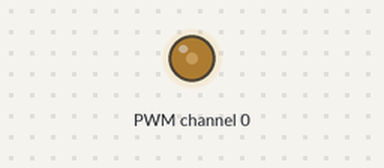
A program run on a simulated Raspberry Pi (BCM pin numbers). Shown: output pins drawn as LEDs (lit = HIGH). The clock reads 2024-03-15 10:24:30 at power-on unless the program sets it. At 0.0 s the program stops and its outputs stay as they are.

Above: at 0.1 s.
Timing chart, 0 to 1.5 s (numbered marks = the images above):
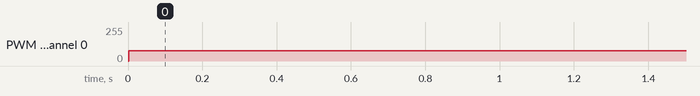

Measured:
- by itself, PWM channel 0: 0/255 → 78/255 at 0.00 s

The program:

test03.py
```python
# demo of PCA9685 PWM
#  developed using SparkFun tutorial
#  https://learn.sparkfun.com/tutorials/pi-servo-hat-hookup-guide/all
# moves the servo to approximately half-position

import smbus
import logging
import math


# PCA9685 registers/etc:
PCA9685_ADDRESS    = 0x40
MODE1              = 0x00
MODE2              = 0x01
SUBADR1            = 0x02
SUBADR2            = 0x03
SUBADR3            = 0x04
PRESCALE           = 0xFE  #prescaler for PWM output frequency
LED0_ON_L          = 0x06
LED0_ON_H          = 0x07
LED0_OFF_L         = 0x08
LED0_OFF_H         = 0x09
ALL_LED_ON_L       = 0xFA
ALL_LED_ON_H       = 0xFB
ALL_LED_OFF_L      = 0xFC
ALL_LED_OFF_H      = 0xFD

# Bits:
RESTART            = 0x80
SLEEP              = 0x10
ALLCALL            = 0x01
INVRT              = 0x10
OUTDRV             = 0x04

i2c_bus = smbus.SMBus(1) # Create a new I2C bus

# enable the PWM chip
i2c_bus.write_byte_data(PCA9685_ADDRESS, 0, 0x20)
#  tell it to automatically increment addresses after a write
i2c_bus.write_byte_data(PCA9685_ADDRESS, 0xfe, 0x1e)

# write the time point during each cycle to turn ON
i2c_bus.write_word_data(PCA9685_ADDRESS, LED0_ON_L, 0)

# write the time point during each cycle to turn OFF
i2c_bus.write_word_data(PCA9685_ADDRESS, LED0_OFF_L, 1250)
```
